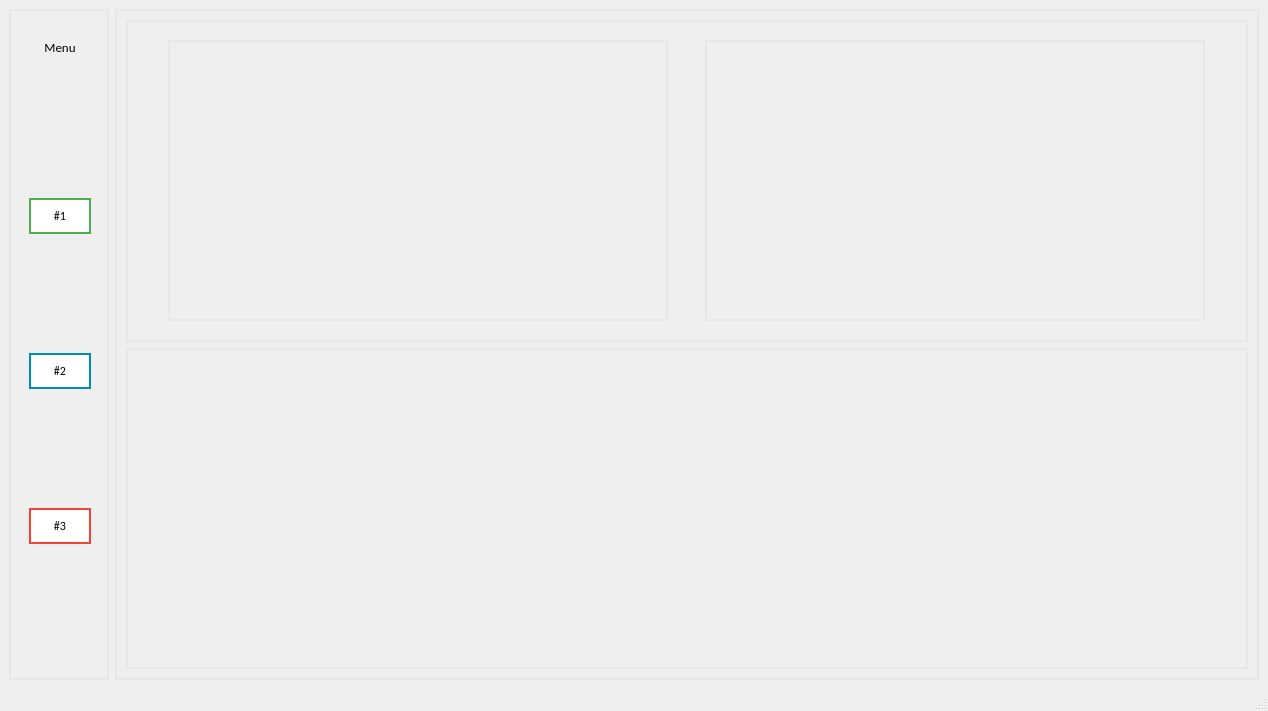
<?xml version="1.0" encoding="UTF-8"?>
<ui version="4.0">
 <class>MainWindow</class>
 <widget class="QMainWindow" name="MainWindow">
  <property name="geometry">
   <rect>
    <x>0</x>
    <y>0</y>
    <width>1268</width>
    <height>711</height>
   </rect>
  </property>
  <property name="windowTitle">
   <string>MainWindow</string>
  </property>
  <widget class="QWidget" name="centralwidget">
   <layout class="QHBoxLayout" name="horizontalLayout">
    <item alignment="Qt::AlignLeft">
     <widget class="QFrame" name="side_bar">
      <property name="maximumSize">
       <size>
        <width>100</width>
        <height>16777215</height>
       </size>
      </property>
      <property name="styleSheet">
       <string notr="true">border: 2px solid #e7e7e7</string>
      </property>
      <property name="frameShape">
       <enum>QFrame::StyledPanel</enum>
      </property>
      <property name="frameShadow">
       <enum>QFrame::Raised</enum>
      </property>
      <layout class="QVBoxLayout" name="verticalLayout">
       <item alignment="Qt::AlignLeft">
        <widget class="QFrame" name="menu">
         <property name="minimumSize">
          <size>
           <width>80</width>
           <height>50</height>
          </size>
         </property>
         <property name="maximumSize">
          <size>
           <width>80</width>
           <height>45</height>
          </size>
         </property>
         <property name="styleSheet">
          <string notr="true">border: none;
</string>
         </property>
         <property name="frameShape">
          <enum>QFrame::StyledPanel</enum>
         </property>
         <property name="frameShadow">
          <enum>QFrame::Raised</enum>
         </property>
         <layout class="QVBoxLayout" name="verticalLayout_4">
          <property name="spacing">
           <number>0</number>
          </property>
          <property name="leftMargin">
           <number>0</number>
          </property>
          <property name="topMargin">
           <number>0</number>
          </property>
          <property name="rightMargin">
           <number>0</number>
          </property>
          <property name="bottomMargin">
           <number>0</number>
          </property>
          <item>
           <widget class="QLabel" name="menu_label">
            <property name="minimumSize">
             <size>
              <width>80</width>
              <height>0</height>
             </size>
            </property>
            <property name="maximumSize">
             <size>
              <width>80</width>
              <height>16777215</height>
             </size>
            </property>
            <property name="font">
             <font>
              <family>Calibri</family>
              <pointsize>10</pointsize>
             </font>
            </property>
            <property name="styleSheet">
             <string notr="true">border: none;</string>
            </property>
            <property name="text">
             <string>Menu</string>
            </property>
            <property name="alignment">
             <set>Qt::AlignCenter</set>
            </property>
           </widget>
          </item>
         </layout>
        </widget>
       </item>
       <item alignment="Qt::AlignLeft">
        <widget class="QFrame" name="func">
         <property name="minimumSize">
          <size>
           <width>80</width>
           <height>0</height>
          </size>
         </property>
         <property name="maximumSize">
          <size>
           <width>80</width>
           <height>16777215</height>
          </size>
         </property>
         <property name="styleSheet">
          <string notr="true">border: none;</string>
         </property>
         <property name="frameShape">
          <enum>QFrame::StyledPanel</enum>
         </property>
         <property name="frameShadow">
          <enum>QFrame::Raised</enum>
         </property>
         <layout class="QVBoxLayout" name="verticalLayout_3">
          <item>
           <widget class="QFrame" name="func_child">
            <property name="frameShape">
             <enum>QFrame::StyledPanel</enum>
            </property>
            <property name="frameShadow">
             <enum>QFrame::Raised</enum>
            </property>
            <layout class="QVBoxLayout" name="verticalLayout_2">
             <property name="leftMargin">
              <number>0</number>
             </property>
             <property name="topMargin">
              <number>0</number>
             </property>
             <property name="rightMargin">
              <number>0</number>
             </property>
             <property name="bottomMargin">
              <number>0</number>
             </property>
             <item>
              <widget class="QPushButton" name="pushButton">
               <property name="font">
                <font>
                 <family>Calibri</family>
                </font>
               </property>
               <property name="styleSheet">
                <string notr="true">QPushButton {
  background-color: white; 
  color: black; 
  border: 2px solid #4CAF50;
  padding: 8px;
}

QPushButton:hover {
  background-color: #4CAF50;
  color: white;
  padding: 8px;
}

QPushButton:pressed{
  background-color: white; 
  color: black; 
  border: 2px solid #4CAF50;
  padding: 8px;
}</string>
               </property>
               <property name="text">
                <string>#1</string>
               </property>
              </widget>
             </item>
             <item>
              <widget class="QPushButton" name="pushButton_2">
               <property name="font">
                <font>
                 <family>Calibri</family>
                </font>
               </property>
               <property name="styleSheet">
                <string notr="true">QPushButton {
  background-color: white; 
  color: black; 
  border: 2px solid #008CBA;
  padding: 8px;
}

QPushButton:hover {
  background-color: #008CBA;
  color: white;
padding: 8px;
}

QPushButton:pressed {
  background-color: white; 
  color: black; 
  border: 2px solid #008CBA;
  padding: 8px;
}
</string>
               </property>
               <property name="text">
                <string>#2</string>
               </property>
              </widget>
             </item>
             <item>
              <widget class="QPushButton" name="pushButton_3">
               <property name="font">
                <font>
                 <family>Calibri</family>
                </font>
               </property>
               <property name="styleSheet">
                <string notr="true">
QPushButton {
  background-color: white; 
  color: black; 
  border: 2px solid #f44336;
  padding: 8px;
}

QPushButton:hover {
  background-color: #f44336;
  color: white;
  padding: 8px;
}


QPushButton:pressed {
  background-color: white; 
  color: black; 
  border: 2px solid #f44336;
  padding: 8px;
}
</string>
               </property>
               <property name="text">
                <string>#3</string>
               </property>
              </widget>
             </item>
            </layout>
           </widget>
          </item>
         </layout>
        </widget>
       </item>
      </layout>
     </widget>
    </item>
    <item>
     <widget class="QFrame" name="dis_window">
      <property name="sizePolicy">
       <sizepolicy hsizetype="Expanding" vsizetype="Preferred">
        <horstretch>0</horstretch>
        <verstretch>0</verstretch>
       </sizepolicy>
      </property>
      <property name="minimumSize">
       <size>
        <width>1139</width>
        <height>664</height>
       </size>
      </property>
      <property name="maximumSize">
       <size>
        <width>99999</width>
        <height>16777215</height>
       </size>
      </property>
      <property name="styleSheet">
       <string notr="true">border: 2px solid #e7e7e7</string>
      </property>
      <property name="frameShape">
       <enum>QFrame::StyledPanel</enum>
      </property>
      <property name="frameShadow">
       <enum>QFrame::Raised</enum>
      </property>
      <layout class="QVBoxLayout" name="verticalLayout_5">
       <item>
        <widget class="QFrame" name="frame">
         <property name="sizePolicy">
          <sizepolicy hsizetype="Minimum" vsizetype="Preferred">
           <horstretch>0</horstretch>
           <verstretch>0</verstretch>
          </sizepolicy>
         </property>
         <property name="minimumSize">
          <size>
           <width>1113</width>
           <height>316</height>
          </size>
         </property>
         <property name="maximumSize">
          <size>
           <width>9999</width>
           <height>16777215</height>
          </size>
         </property>
         <property name="frameShape">
          <enum>QFrame::StyledPanel</enum>
         </property>
         <property name="frameShadow">
          <enum>QFrame::Raised</enum>
         </property>
         <layout class="QHBoxLayout" name="horizontalLayout_2">
          <item>
           <widget class="QLabel" name="label">
            <property name="minimumSize">
             <size>
              <width>500</width>
              <height>281</height>
             </size>
            </property>
            <property name="maximumSize">
             <size>
              <width>500</width>
              <height>281</height>
             </size>
            </property>
            <property name="text">
             <string/>
            </property>
           </widget>
          </item>
          <item>
           <widget class="QLabel" name="label_2">
            <property name="minimumSize">
             <size>
              <width>500</width>
              <height>281</height>
             </size>
            </property>
            <property name="maximumSize">
             <size>
              <width>500</width>
              <height>281</height>
             </size>
            </property>
            <property name="text">
             <string/>
            </property>
           </widget>
          </item>
         </layout>
        </widget>
       </item>
       <item>
        <widget class="QFrame" name="frame_2">
         <property name="minimumSize">
          <size>
           <width>0</width>
           <height>200</height>
          </size>
         </property>
         <property name="styleSheet">
          <string notr="true"/>
         </property>
         <property name="frameShape">
          <enum>QFrame::StyledPanel</enum>
         </property>
         <property name="frameShadow">
          <enum>QFrame::Raised</enum>
         </property>
        </widget>
       </item>
      </layout>
     </widget>
    </item>
   </layout>
  </widget>
  <widget class="QStatusBar" name="statusbar"/>
 </widget>
 <resources>
  <include location="picture.qrc"/>
 </resources>
 <connections/>
</ui>
